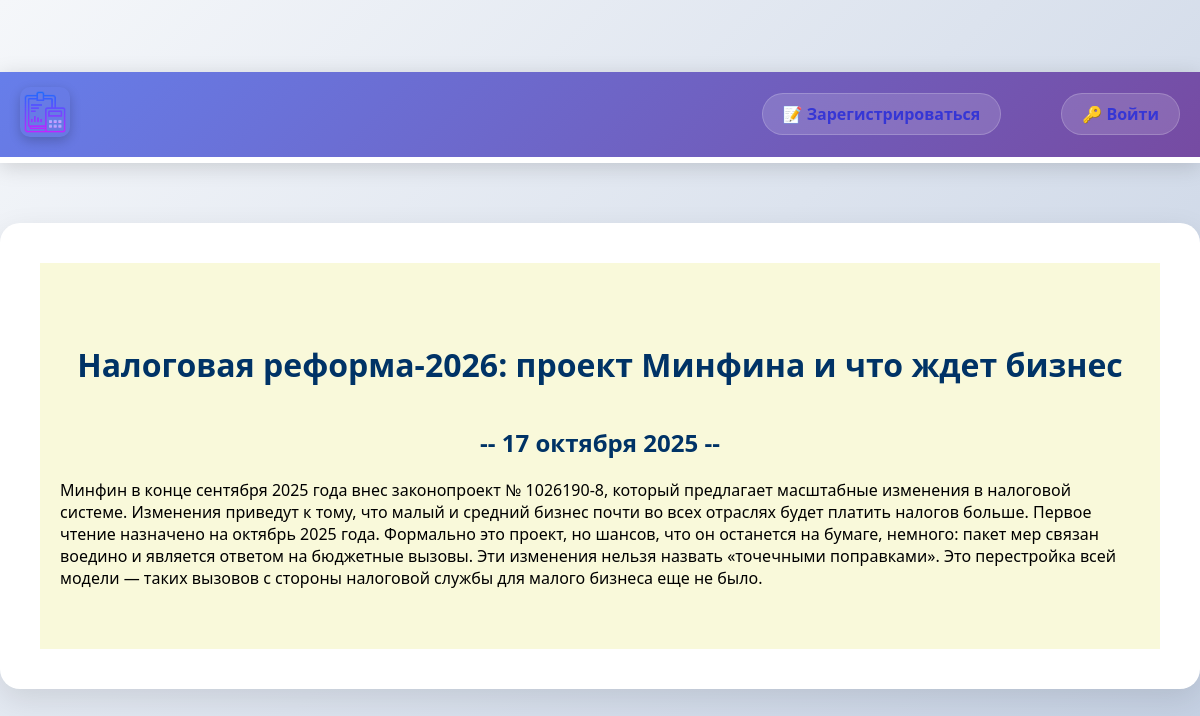
The page /blog/6/ on the database its author committed.
### blog/models.py (models this page shows, shortened)
class Blog(models.Model):
    title = models.CharField(max_length=200)
    description = models.TextField()
    date = models.DateField()

### blog/views.py (the view)
# urls.py: path('<int:blog_id>/', views.detail, name="detail"),
def detail(request, blog_id):
    blog = get_object_or_404(Blog, pk=blog_id)
    return render(request, 'blog/details.html', {'blog': blog})

### blog/templates/blog/details.html
{% extends 'skills/base.html' %}
{% block content %}
<div class="detail">
    <h1>{{ blog.title }}</h1>
    <h2>--  {{ blog.date|date:'j E Y'}} --</h2>
    {{ blog.description|safe }}
</div>
{% endblock %}

### skills/static/css/style3.css (style rules this page uses)
body { font-family: "Roboto", sans-serif; background: #ccccff; padding: 0; margin: 0; display: flex; flex-direction: column; justify-content: center; background: #f0f0f0; overflow-x: hidden; }
h1 { text-align: center; margin: 60px 0 40px; }
h2 { text-align: center; margin: 20px 0; }
.detail { background: #f9f9da; padding: 20px 20px 60px; box-sizing: border-box; }
.content h1, .content h2 { color: #003366; }
h1, h2 { color: #003366; }
* { margin: 0; padding: 0; box-sizing: border-box; }
body { font-family: 'Segoe UI', Tahoma, Geneva, Verdana, sans-serif; background: linear-gradient(135deg, #f5f7fa 0%, #c3cfe2 100%); min-height: 100vh; }
* { transition: all 0.3s ease; }

### rows shown on the page
Blog: title "Налоговая реформа-2026: проект Минфина и что ждет бизнес", date "17 октября 2025", description "Минфин в конце сентября 2025 года внес законопроект № 1026190-8, который предлагает масштабные изменения в налоговой системе. Изменения приведут к тому, что малый и средний бизнес почти во всех отраслях будет платить налогов больше. Первое чтение назначено на октябрь 2025 года. Формально это проект, но шансов, что он останется на бумаге, немного: пакет мер связан воедино и является ответом на бюджетные вызовы. Эти изменения нельзя назвать «точечными поправками». Это перестройка всей модели — таких вызовов с стороны налоговой службы для малого бизнеса еще не было."
